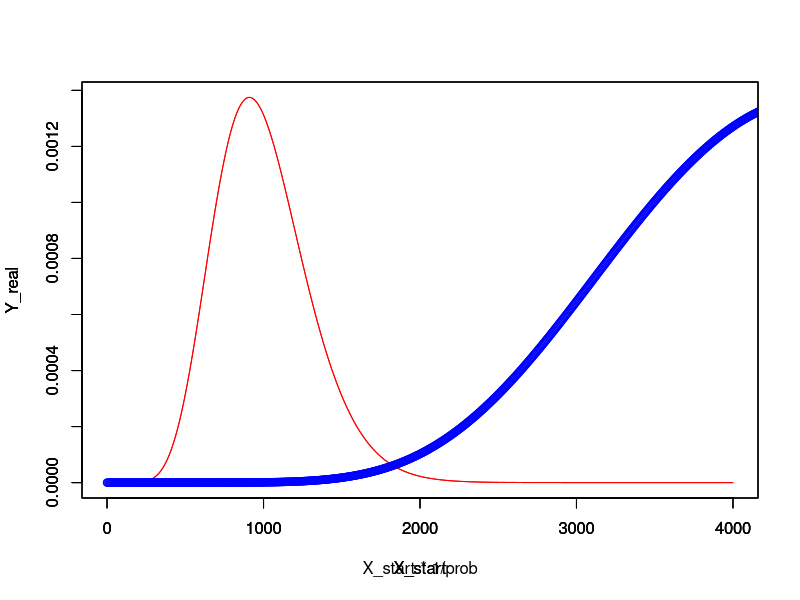
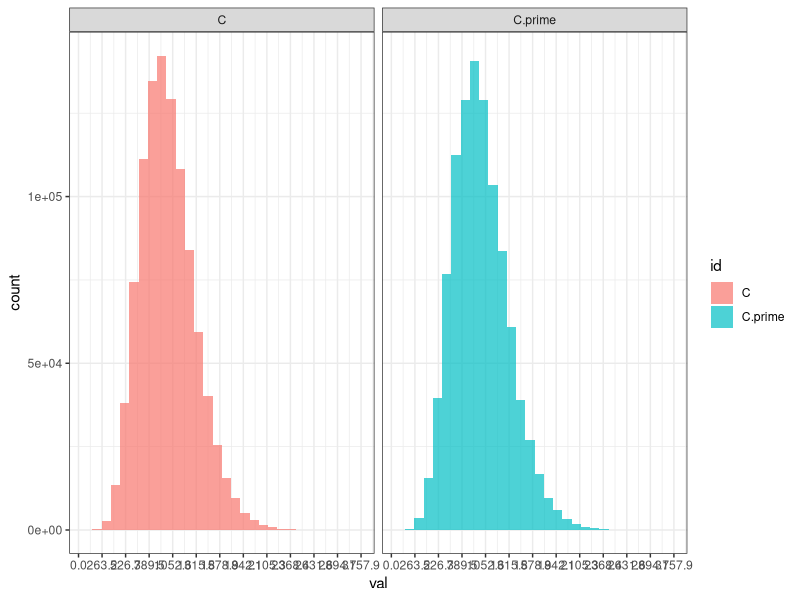
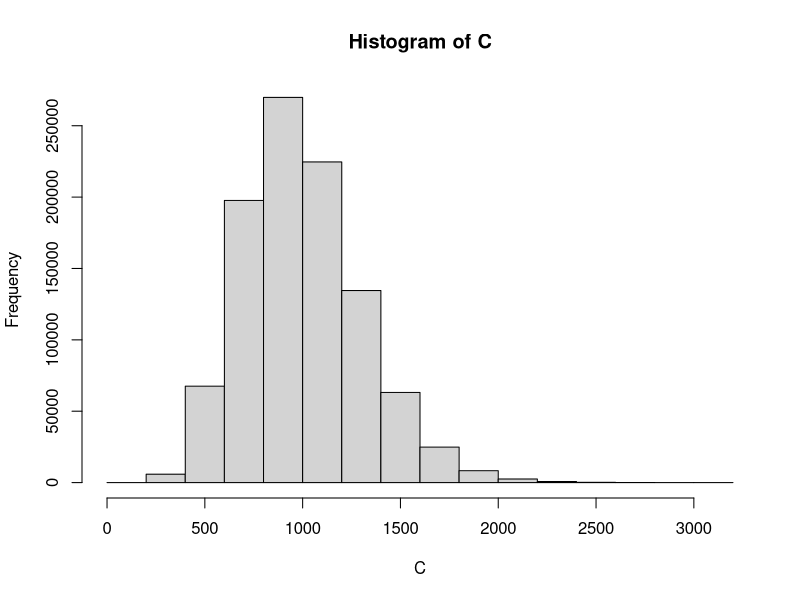
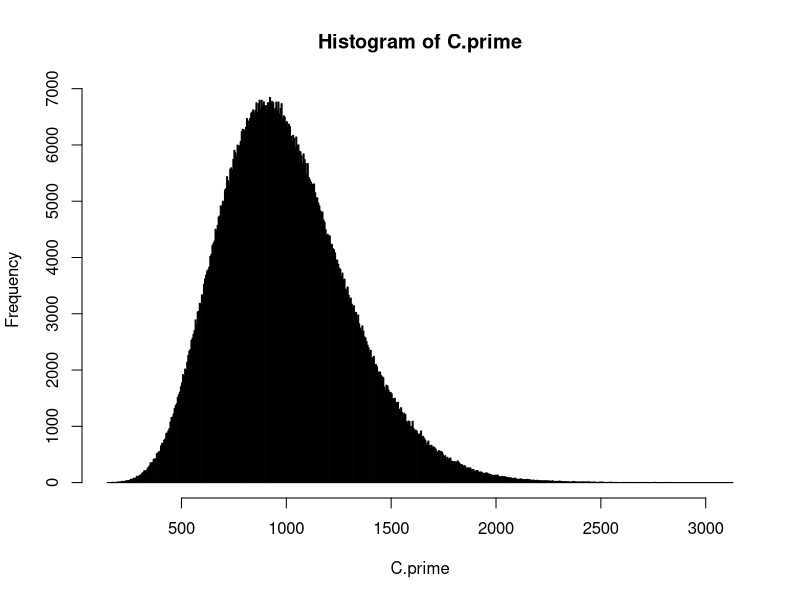

These figures' R source, in order:
library(ggplot2)
# desired CV and M and sampling fractions
CV = 0.3
M = 1000
prob <- 0.2


alp <- 1/(CV^2) 
bet <- alp / M


## Define Functions for Modified Neg Binom.
nb_func <- function(X,alpha,beta,prob){
  bp = beta*prob^(-1)
  
  term1 = lgamma(X+alpha) -lgamma(X+1) - lgamma(alpha)
  term2 = alpha * (log(bp) - log(bp + 1))
  term3 = X * -log(bp+1)
  
  return(exp(term1 + term2 +term3))
}

p_zero = function(alpha,beta,prob){
  bp = beta*prob^(-1)
  return((bp / (bp+1))^alpha)
}


X_start <- seq(0,M*4)
Y_samp <- nb_func(X=X_start,alpha=alp,beta=bet,prob=prob)
Y_real <- nb_func(X=X_start,alpha=alp,beta=bet,prob=1)

plot(y=Y_real,x=X_start,col="red",type="l", )
par(new=T)
plot(y=Y_real,x=X_start,col="red",type="l")
par(new=T)
plot(y=Y_real,x=X_start* 1/prob,xlim=c(0,max(X_start)),col="blue")

p_zero(alpha=alp,beta=bet,prob=prob)












M <- alp / bet
V <- alp / bet^2
SD <- sqrt(V)
CV <- SD / M

print(M)
print(CV)

N.val <- 1000000
lamb <- rgamma(N.val,alp,bet)

C <- rpois(N.val,lamb)


B <- rbinom(N.val,C,prob)

C.prime <- 1/prob * B

mean(C)
sd(C)

mean(C.prime)
sd(C.prime)

dat <- rbind(data.frame(id = "C",val=C),data.frame(id="C.prime",val=C.prime))

ggplot(dat) +
    geom_histogram(aes(fill=id,x=val),alpha=0.7) +
    scale_x_continuous(breaks=round(seq(0,M*5,length.out=20),1)) +
    theme_bw() +
    facet_wrap(~id)



hist(C)
hist(C.prime,breaks=1000)
